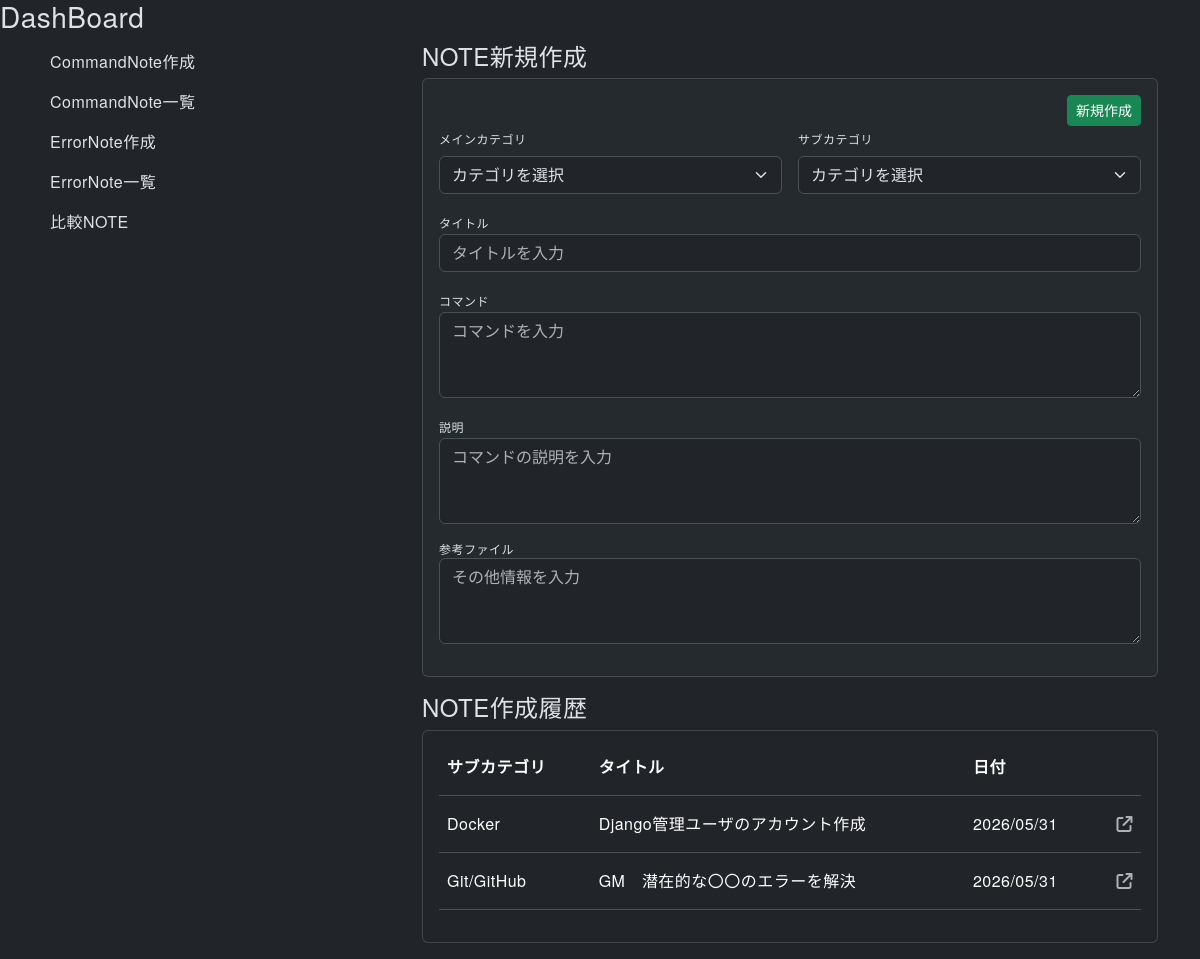
The page / on the database its author committed.
### commandnote/models.py (models this page shows, shortened)
class Note(models.Model):
  order = models.IntegerField(default=0)
  sub_category = models.ForeignKey(SubCategory, on_delete=models.CASCADE)
  title = models.CharField(max_length=50)
  description =  models.TextField(blank=True, null=True)
  reference = models.TextField(blank=True, null=True)
  created_at = models.DateTimeField(auto_now_add=True)
  updated_at = models.DateTimeField(auto_now=True)
  class Meta:
    ordering = ['order', 'id']

class SubCategory(models.Model):
  order = models.IntegerField(default=0)
  main_category = models.ForeignKey(MainCategory, on_delete=models.CASCADE)
  name = models.CharField(max_length=15)
  class Meta:
    ordering = ['order', 'id']
  def __str__(self):
    return self.name

### commandnote/views.py (the view)
# urls.py: path('', views.dashboard, name='dashboard'),
def dashboard(request):
  notes = Note.objects.all()
  main_categories = MainCategory.objects.all()
  sub_categories = SubCategory.objects.all()
  return render(request, 'commandnote/dashboard.html',{'notes': notes, 'main_categories': main_categories, 'sub_categories': sub_categories})

### commandnote/templates/commandnote/dashboard.html (shortened to what this page needs)
{% extends 'commandnote/base.html' %}
{% block content %}
  <h3>DashBoard</h3>
  <div class="container">
    <div class="row">
      <div class="col-12">
        <div class="row">
          <div class="col-12 col-md-4">
            {% include '_sidebar.html' %}
          </div>
          <div class="col-12 col-md-8">
            <h4>NOTE新規作成</h4>
            <div class="card bg-body-tertiary bg-opacity-50 p-3 mb-3">
              <form method="POST" action="/create/">
                <div class="d-flex justify-content-end">
                  <button type="submit" class="btn btn-sm btn-success">新規作成</button>
                </div>
                <div class="d-flex gap-3 mb-3">
                  <div class="w-100">
                    <label class="form-label">メインカテゴリ</label>
                    <select name="main_category" id="main-category-select" class="form-select w-100" required>
                      <option value="">カテゴリを選択</option>
                    </select>
                  </div>
                  <div class="w-100">
                    <label class="form-label">サブカテゴリ</label>
                    <select name="sub_category" id="sub-category-select" class="form-select w-100" required>
                      <option value="">カテゴリを選択</option>
                    </select>
                  </div>
                </div>
                <div class="mb-3">
                  <label class="form-label m-0">タイトル</label>
                  <input type="text" name="title" placeholder="タイトルを入力" class="form-control" value="{{ note_form.title.value|default:'' }}" required>
                </div>
                <div class="mb-3">
                  <label class="form-label m-0">コマンド</label>
                  <textarea name="code" placeholder="コマンドを入力" class="form-control" rows="3" required>{{ command_form.code.value|default:'' }}</textarea>
                </div>
                <div class="mb-3">
                  <label class="form-label m-0">説明</label>
                  <textarea name="description" placeholder="コマンドの説明を入力" class="form-control" rows="3">{{ note_form.description.value|default:'' }}</textarea>
                </div>
                <div class="mb-3">
                  <p class="item-label m-0">参考ファイル</p>
                  <textarea name="reference" placeholder="その他情報を入力" class="form-control" rows="3">{{ note_form.reference.value|default:'' }}</textarea>
                </div>
              </form>
            </div>
            <h4>NOTE作成履歴</h4>
            <div class="card p-3 mb-3">
              <table class="table table-hover">
                <thead>
                  <tr class="align-middle">
                    <th class="pb-3">サブカテゴリ</th>
                    <th class="pb-3">タイトル</th>
                    <th class="pb-3">日付</th>
                    <th class="pb-3"></th>
                  </tr>
                </thead>
                <tbody>
                  {% for note in notes %}
                    <tr class="align-middle position-relative">
                      <td class="pt-3 pb-3">{{ note.sub_category }}</td>
                      <td class="pt-3 pb-3">{{ note.title }}</td>
                      <td class="pt-3 pb-3">{{ note.created_at|date:"Y/m/d" }}</td>
                      <td class="text-end pt-3 pb-3">
                        <a href="{% url 'commandnote:show' id=note.id %}" class="stretched-link">
                          <i class="fa-solid fa-arrow-up-right-from-square text-muted"></i>
                        </a>
                      </td>
                    </tr>
                  {% endfor %}
                </tbody>
              </table>
            </div>
          </div>
        </div>
      </div>
    </div>
  </div>
{% endblock %}

### static/css/common.css (style rules this page uses)
body { font-family: "Helvetica Neue", Arial, "Hiragino Kaku Gothic ProN", "Hiragino Sans", "Noto Sans JP", Meiryo, sans-serif !important; font-size: 16px; line-height: 1.75; letter-spacing: 0.03em; color: #333333; background-color: #fcfcfc; }

### commandnote/static/commandnote/css/commandnote.css (style rules this page uses)
.form-label, .item-label { font-size: 0.75em; }

### rows shown on the page
Note: sub_category "Docker", title "Django管理ユーザのアカウント作成", created_at "2026/05/31"
Note: sub_category "Git/GitHub", title "GM 潜在的な〇〇のエラーを解決", created_at "2026/05/31"
